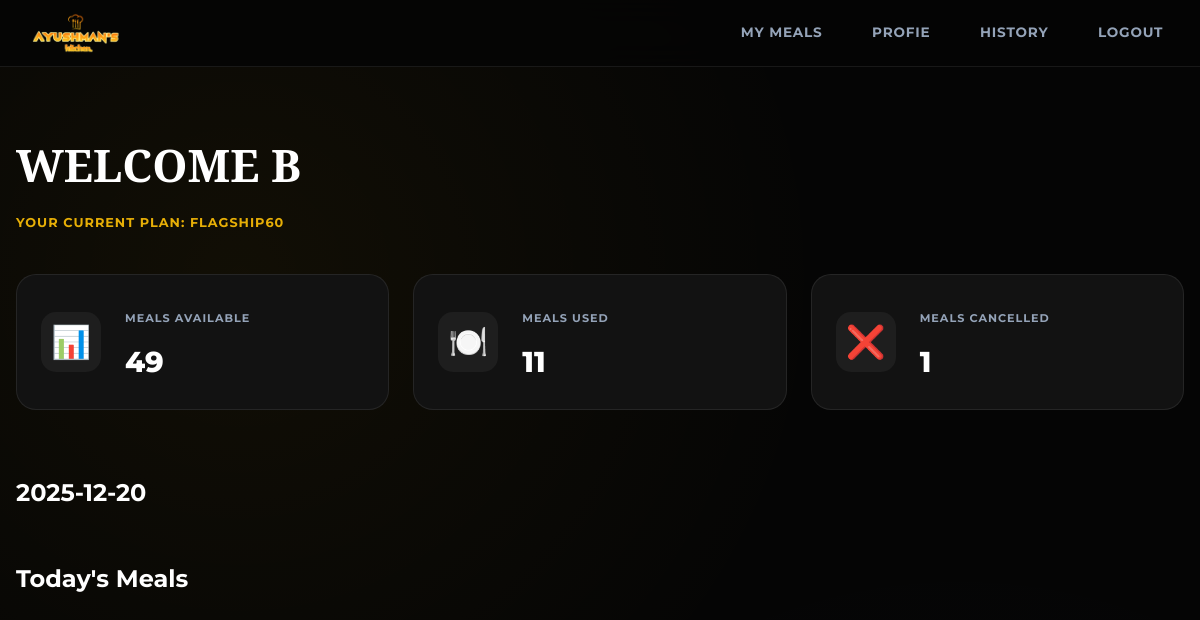
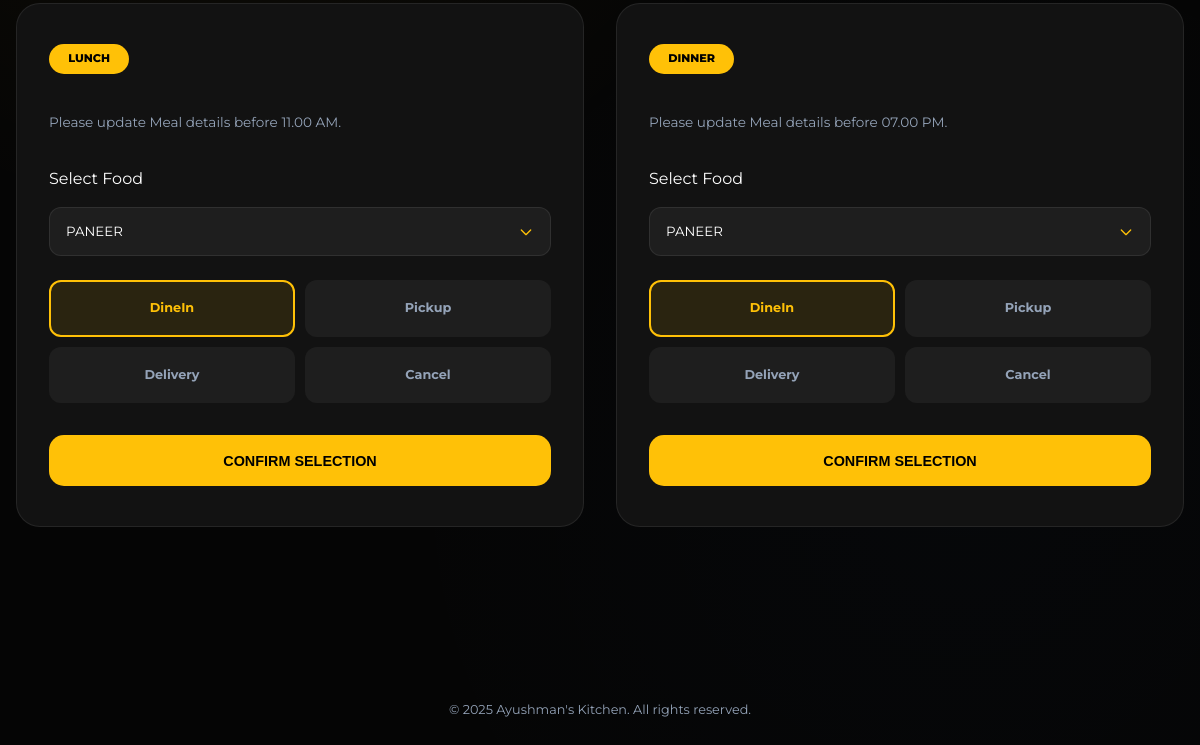
Before: / (signed in) with the older database file (2 pictures, top to bottom).
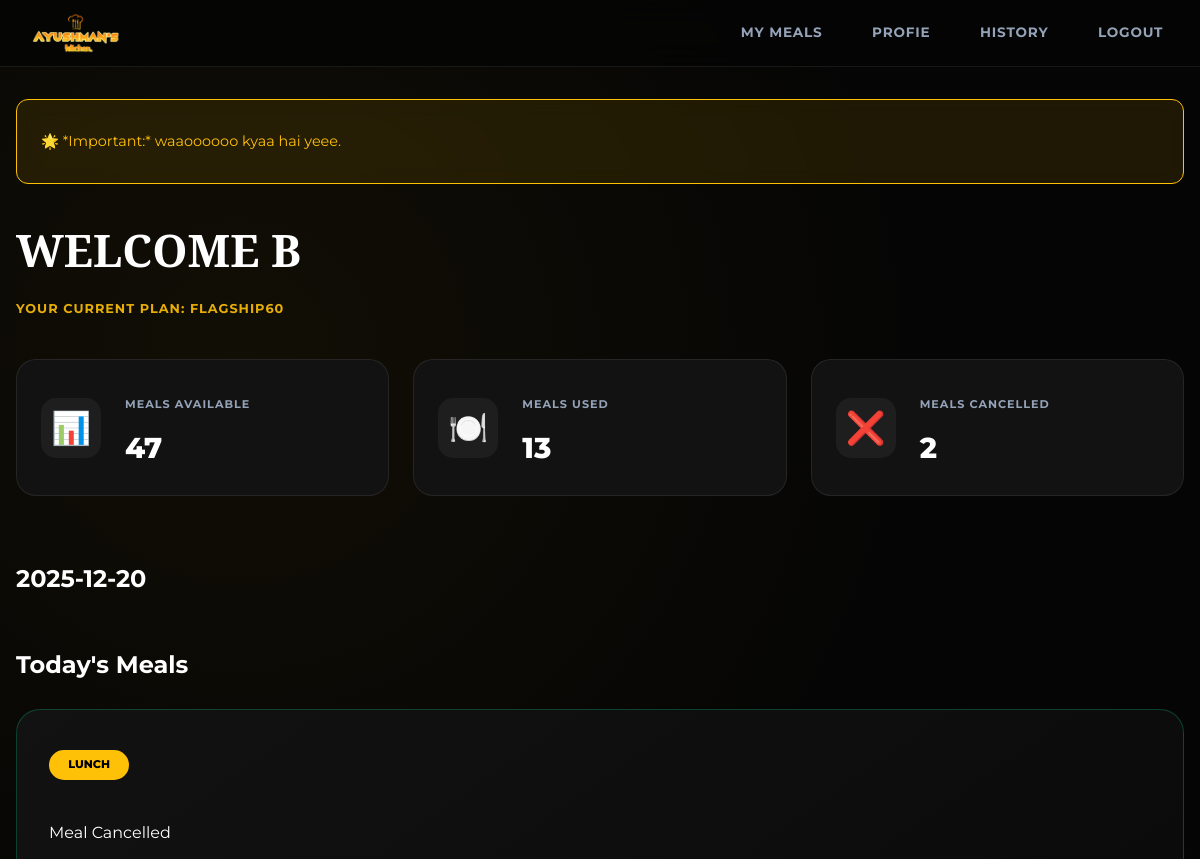
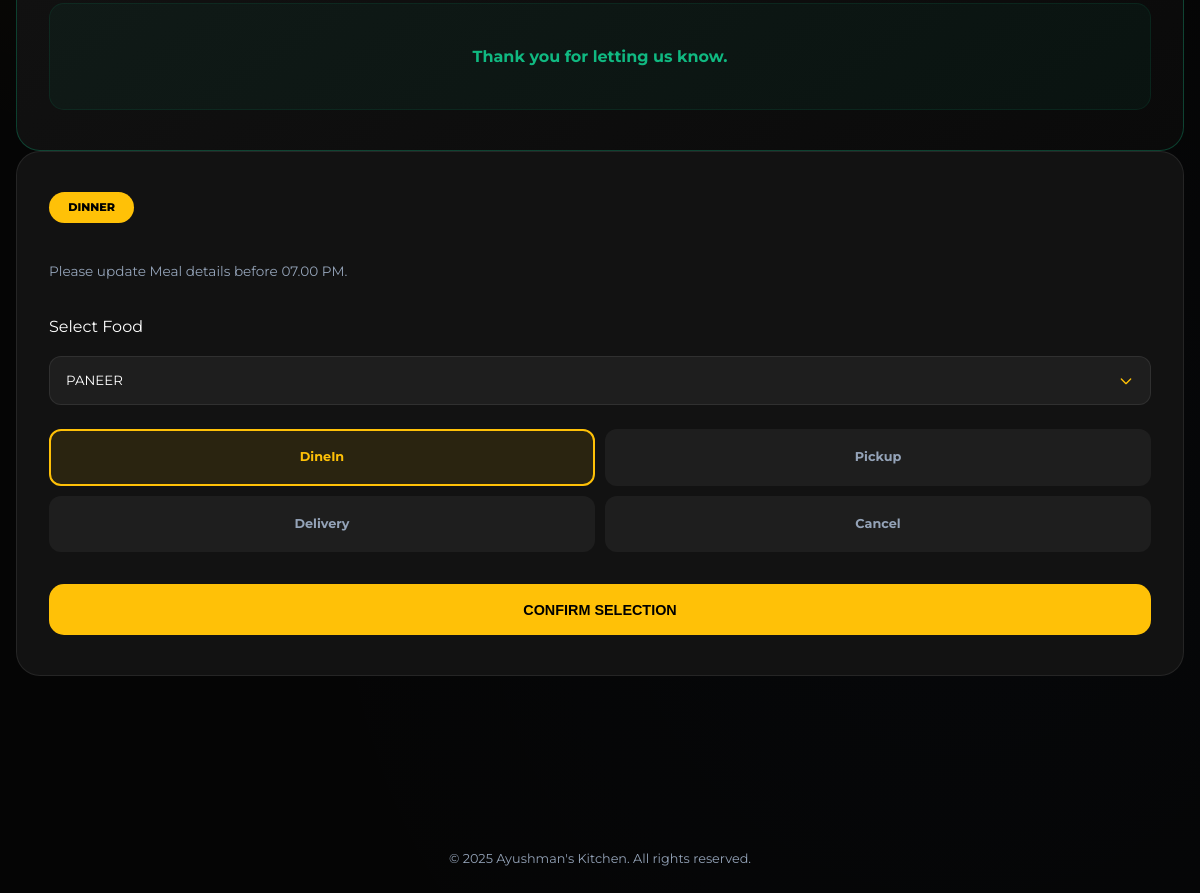
After: the same page with the newer database file (2 pictures, top to bottom).
### Customers/models.py (models this page shows, shortened)
class Customer(AbstractBaseUser, PermissionsMixin):
    email = models.EmailField(unique=True)
    name = models.CharField(max_length=150)
    phone = models.CharField(max_length=15, blank=True)
    address = models.CharField(max_length=200, blank=True)
    is_active = models.BooleanField(default=True)
    is_staff = models.BooleanField(default=False)
    date_joined = models.DateTimeField(default=timezone.now)
    profile_updated_at = models.DateTimeField(auto_now=True)
    subscription_phase=models.IntegerField(default=1)
    meal_balance = models.IntegerField(default=0)
    user_status_active = models.BooleanField(default=True)
    lunch_status_active = models.BooleanField(default=True)
    dinner_status_active = models.BooleanField(default=True)
    paused_subscription = models.BooleanField(default=False)
    subscription_choice = models.CharField(max_length=20, choices=SUBSCRIPTION_TYPE, default="NORMAL60")
    default_lunch_service_choice = models.CharField(max_length=20, choices=SERVICE_TYPE, default="DineIn")
    default_dinner_service_choice = models.CharField(max_length=20, choices=SERVICE_TYPE, default="DineIn")
    default_meal_choice = models.CharField(max_length=20, choices=MEAL_MENU, default="NONE")
    FLAGSHIP_MENU_LUNCH_default_choice = models.CharField(max_length=20, choices=FLAGSHIP_MENU_LUNCH, default="NONE")
    FLAGSHIP_MENU_DINNER_default_choice = models.CharField(max_length=20, choices=FLAGSHIP_MENU_DINNER, default="NONE")
    PREMIUM_MENU_LUNCH_default_choice = models.CharField(max_length=20, choices=PREMIUM_MENU_LUNCH, default="NONE")
    PREMIUM_MENU_DINNER_default_choice = models.CharField(max_length=20, choices=PREMIUM_MENU_DINNER, default="NONE")
    USERNAME_FIELD = "email"
    REQUIRED_FIELDS = ["name"]
    objects = CustomerManager()
    @property
    def total_meals(self):
        if self.subscription_choice in ["NORMAL30","FLAGSHIP30","PREMIUM30"]:
            return 30
        else :
            return 60

### Admin/models.py (models this page shows, shortened)
class AdminNotice(models.Model):
    message=models.CharField(max_length=500)
    date=models.DateField(auto_now_add=True)

### Customers/views.py (the view)
# urls.py: path('', user_dashboard,name="user_dashboard"),
@login_required
def user_dashboard(request):
    user=request.user
    used_meals= user.total_meals - user.meal_balance
    cl_l=LunchRecord.objects.filter(service_choice="Cancel",customer=user).count()
    cl_d=DinnerRecord.objects.filter(service_choice="Cancel",customer=user).count()
    cancelled_meals=cl_l+cl_d
    lunch_record = LunchRecord.objects.filter(customer=user,for_date=today).first()
    dinner_record = DinnerRecord.objects.filter(customer=user,for_date=today).first()
    admin_notice=AdminNotice.objects.all()
    tsunday= today.isoweekday() == 5  # use present date for testing puropose sunday to satur 0-7
    slunch_record = LunchRecord.objects.filter(customer=user,for_date= today  + timedelta(days=1)).first()
    context={
        'user':user,
        'used_meals':used_meals,
        'cancelled_meals':cancelled_meals,
        'lunch_record':lunch_record,
        'dinner_record':dinner_record,
        'admin_notice':admin_notice,
        'tsunday':tsunday,
        'slunch_record':slunch_record,
        }
    return render(request, 'Customer/user-dashboard.html',context)

### templates/Customer/user-dashboard.html (shortened to what the changed rows need)
{% load static %}
<!DOCTYPE html>
<html lang="en">
<head>
    <link rel="stylesheet" href="{% static 'Customer/styles-user-dashboard.css' %}"/>
</head>
<body>
    <main class="user-page">
        <div class="content-container">
            {% if admin_notice %}
            {% for m in admin_notice %}
            <div class="message-banner info" role="alert">
                <p>🌟 *Important:* {{m.message}}.</p>
            </div>
            {% endfor %}
            {% endif %}
        </div>
        <div class="user-container">
            <h1 class="page-title" id="userGreeting">WELCOME {{ request.user.name|upper }}</h1>
            <p class="user-plan-display" id="userPlanDisplay">Your Current Plan: {{request.user.subscription_choice}}</p>
            <section class="meal-counters" aria-label="Meal counters">
                <div class="counter-card">
                    <div class="counter-content">
                        <p class="counter-label">Meals Available</p>
                        <p class="counter-number" id="mealsAvailable">{{ request.user.meal_balance|default:"0" }}</p>
                    </div>
                </div>
                <div class="counter-card">
                    <div class="counter-content">
                        <p class="counter-label">Meals Used</p>
                        <p class="counter-number" id="mealsUsed">{{used_meals}}</p>
                    </div>
                </div>
                <div class="counter-card">
                    <div class="counter-content">
                        <p class="counter-label">Meals Cancelled</p>
                        <p class="counter-number" id="mealsCancelled">{{ cancelled_meals|default:"0" }}</p>
                    </div>
                </div>
            </section>
            <section class="today-meals">
                {% if request.user.user_status_active %}
                <h2 class="section-title"> {% now "Y-m-d" %} </h2>
                <h2 class="section-title">Today's Meals  </h2>
                {% else %}
                {% if request.user.paused_subscription   %}
                <p class="section-title">0 Meals Left! Subscribe to restart services</p>
                {% else %}
                <p class="section-title">Resume meals in profile to resume services</p>
                {% endif %}
                {% endif %}
                <div class="meals-grid">
                    {% if request.user.lunch_status_active %}
                        {% if lunch_record %}
                            <div class="meal-card locked-card">
                                <div class="meal-time">Lunch</div>
                                    {% if lunch_record.service_choice == "Cancel" %}
                                        <div class="meal-details">
                                            <p class="meal-course">Meal Cancelled</p>
                                        </div>
                                        <div class="meal-status-message cancelled">
                                            <p>Thank you for letting us know.</p>
                                        </div>
                                    {% endif %}
                                </div>
                            </div>
                        {% else %}
                            {% if request.user.user_status_active %}
                            <div class="meal-card" data-meal="lunch">
                                <div class="meal-time">Lunch</div>
                                <p class="meal-description" id="lunchDescription">Please update Meal details before 11.00 AM. </p>
                                <form method="POST" action="{% url 'userlunch' %}">
                                    <div class="meal-details">
                                        <p class="meal-course">Select Food</p>
                                        {% if request.user.subscription_choice == "FLAGSHIP30" or request.user.subscription_choice == "FLAGSHIP60" %}
                                            <select id="lunchFoodType" class="food-type-dropdown" name="FLAGSHIP_choice">
                                                <option value="PANEER" {% if request.user.FLAGSHIP_MENU_LUNCH_default_choice == "PANEER" %}selected{% endif %}>PANEER</option>
                                            </select>
                                        {% endif %}
                                    </div>
                                    <div class="meal-actions radio-group" id="lunchServiceOptions">
                                        <label for="lunch-dining" class="radio-label btn-dining">DineIn</label>
                                        <label for="lunch-pickup" class="radio-label btn-pickup">Pickup</label>
                                        <label for="lunch-delivery" class="radio-label btn-delivery">Delivery</label>
                                        <label for="lunch-cancel" class="radio-label btn-cancel">Cancel</label>
                                    </div>
                                    <button class="btn btn-primary btn-confirm" data-meal-type="Lunch" id="btnConfirmLunch">Confirm Selection</button>
                                </form>
                            </div>
                            {% endif %}
                        {% endif %}
                    {% endif %}
                    {% if request.user.dinner_status_active %}
                        {% if dinner_record  %}
                            <div class="meal-card locked-card">
                                <div class="meal-time">Dinner</div>
                                    {% if dinner_record.service_choice == "Cancel" %}
                                        <div class="meal-details">
                                            <p class="meal-course">Meal Cancelled</p>
                                        </div>
                                        <div class="meal-status-message cancelled">
                                            <p>Thank you for letting us know.</p>
                                        </div>
                                    {% else %}
                                        <div class="meal-details">
                                            <p class="meal-course">Meal Confirmed! *Thank You* </p>
                                        </div>
                                        <div class="meal-status-message">
                                            <p>Food Chosen: *{% firstof dinner_record.meal_choice dinner_record.FLAGSHIP_choice dinner_record.PREMIUM_choice %}*</p>                                                                                 <p>Service Chosen: *{{dinner_record.service_choice}}*</p>
                                        </div>
                                    {% endif %}
                                </div>
                            </div>
                        {% else %}
                            {% if request.user.user_status_active %}
                            <div class="meal-card" data-meal="dinner">
                                <form method="POST" action="{% url 'userdinner' %}">
                                    <div class="meal-details">
                                        <p class="meal-course">Select Food</p>
                                        {% if request.user.subscription_choice == "FLAGSHIP30" or request.user.subscription_choice == "FLAGSHIP60" %}
                                            <select id="dinnerFoodType_flagship" class="food-type-dropdown" name="FLAGSHIP_choice">
                                                <option value="PANEER" {% if request.user.FLAGSHIP_MENU_DINNER_default_choice == "PANEER" %}selected{% endif %}>PANEER</option>
                                            </select>
                                        {% endif %}
                                    </div>
                                </form>
                            </div>
                            {% endif %}
                        {% endif %}
                    {% endif %}
                </div>
            </section>
        </div>
    </main>
</body>
</html>

Changed rows visible on the page:
added AdminNotice: message "waaoooooo kyaa hai yeee"
changed Customer "FLAGSHIP60": user.meal_balance "49" → "47"; FLAGSHIP_choice "PANEER" → (not shown)
Other visible differences:
{{ used_meals }}: "11" → "13"
{{ cancelled_meals|default:"0" }}: "1" → "2"
text no longer shown: "Please update Meal details before 11.00 AM. Select Food DineIn Pickup Delivery Cancel CONFIRM SELECTION"
text now shown: "Meal Cancelled Thank you for letting us know."
